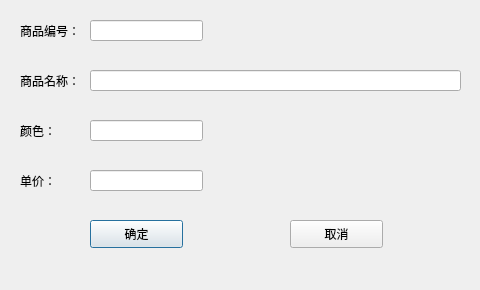
<?xml version="1.0" encoding="UTF-8"?>
<ui version="4.0">
 <class>Phonedlg</class>
 <widget class="QDialog" name="Phonedlg">
  <property name="geometry">
   <rect>
    <x>0</x>
    <y>0</y>
    <width>480</width>
    <height>290</height>
   </rect>
  </property>
  <property name="windowTitle">
   <string>Dialog</string>
  </property>
  <widget class="QLabel" name="label">
   <property name="geometry">
    <rect>
     <x>20</x>
     <y>20</y>
     <width>72</width>
     <height>21</height>
    </rect>
   </property>
   <property name="text">
    <string>商品编号：</string>
   </property>
  </widget>
  <widget class="QLabel" name="label_2">
   <property name="geometry">
    <rect>
     <x>20</x>
     <y>70</y>
     <width>72</width>
     <height>21</height>
    </rect>
   </property>
   <property name="text">
    <string>商品名称：</string>
   </property>
  </widget>
  <widget class="QLabel" name="label_3">
   <property name="geometry">
    <rect>
     <x>20</x>
     <y>120</y>
     <width>72</width>
     <height>21</height>
    </rect>
   </property>
   <property name="text">
    <string>颜色：</string>
   </property>
  </widget>
  <widget class="QLabel" name="label_4">
   <property name="geometry">
    <rect>
     <x>20</x>
     <y>170</y>
     <width>72</width>
     <height>21</height>
    </rect>
   </property>
   <property name="text">
    <string>单价：</string>
   </property>
  </widget>
  <widget class="QLineEdit" name="tradecodelineEdit">
   <property name="geometry">
    <rect>
     <x>90</x>
     <y>20</y>
     <width>113</width>
     <height>21</height>
    </rect>
   </property>
  </widget>
  <widget class="QLineEdit" name="fullnamelineEdit">
   <property name="geometry">
    <rect>
     <x>90</x>
     <y>70</y>
     <width>371</width>
     <height>21</height>
    </rect>
   </property>
  </widget>
  <widget class="QLineEdit" name="colorlineEdit">
   <property name="geometry">
    <rect>
     <x>90</x>
     <y>120</y>
     <width>113</width>
     <height>21</height>
    </rect>
   </property>
   <property name="maxLength">
    <number>5</number>
   </property>
  </widget>
  <widget class="QLineEdit" name="pricelineEdit">
   <property name="geometry">
    <rect>
     <x>90</x>
     <y>170</y>
     <width>113</width>
     <height>21</height>
    </rect>
   </property>
  </widget>
  <widget class="QPushButton" name="OkBtn">
   <property name="geometry">
    <rect>
     <x>90</x>
     <y>220</y>
     <width>93</width>
     <height>28</height>
    </rect>
   </property>
   <property name="text">
    <string>确定</string>
   </property>
  </widget>
  <widget class="QPushButton" name="CancelBtn">
   <property name="geometry">
    <rect>
     <x>290</x>
     <y>220</y>
     <width>93</width>
     <height>28</height>
    </rect>
   </property>
   <property name="text">
    <string>取消</string>
   </property>
  </widget>
 </widget>
 <resources/>
 <connections/>
</ui>
